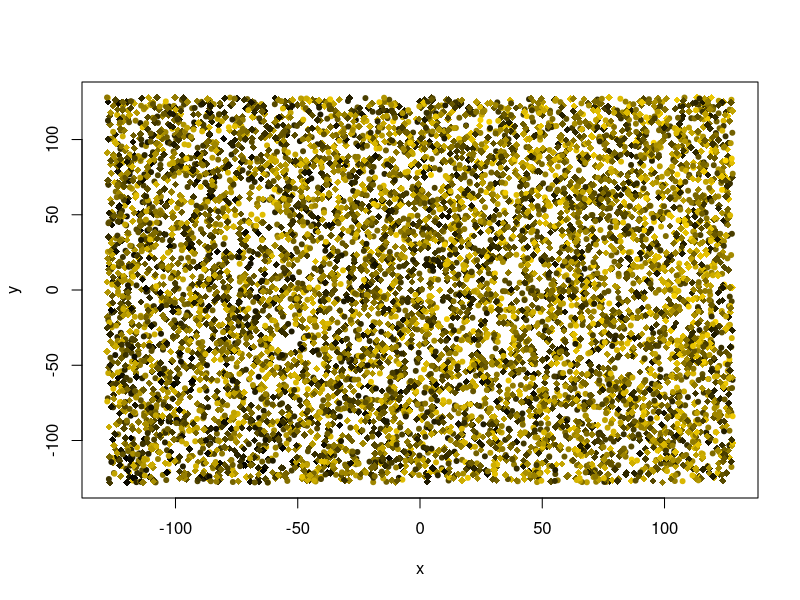
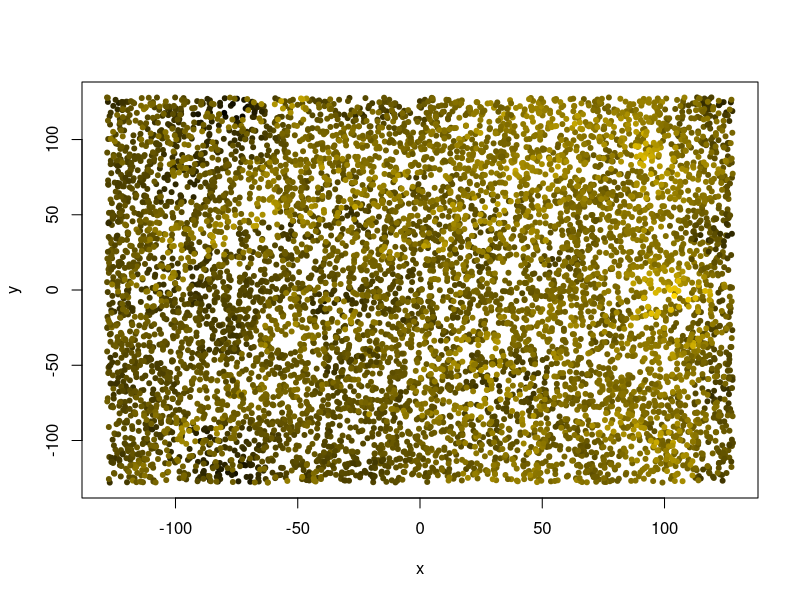
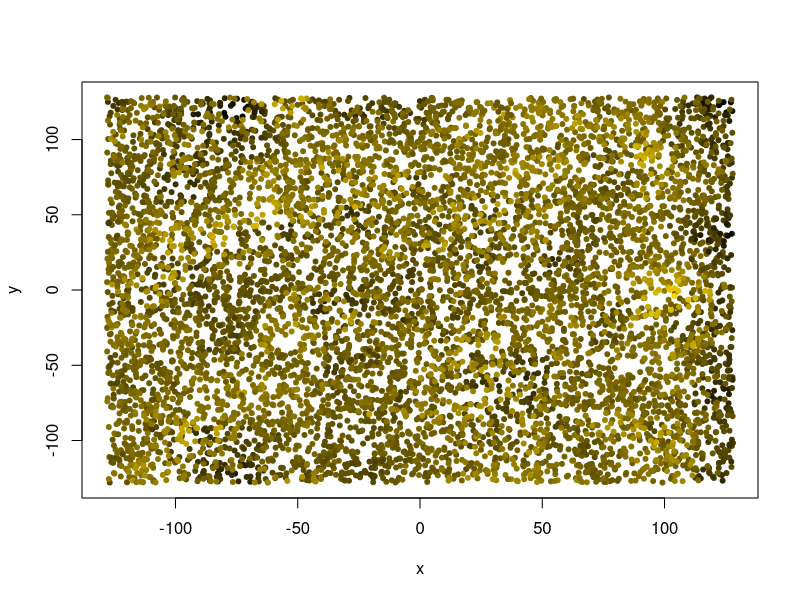

Here is the R script that generated these plots, in order: (Note: this script raises an error after producing the figures.)
## ---- chunk 1
#| eval: true
.libPaths("/data/R/library")
void <- suppressPackageStartupMessages
# library("sp") |> void()

# our beloved tidyverse components:
library("dplyr") |> void() 
library("ggplot2") |> void()  

## ---- chunk 2
n_observations <- 2^13
extent <- 128
smooth_sigma <- 16
zrange <- 2*pi

# covariate effect magnitudes
a_slope <- pi/3
b_slope <- pi/4

## ---- chunk 3
gimme_points <- function(N = 100, scale = 1.0) (runif(N)*2.0-1.0) * scale
data <- data.frame(
  x = gimme_points(n_observations, extent),
  y = gimme_points(n_observations, extent),
  z_ = gimme_points(n_observations, zrange)
)
knitr::kable(head(data, 5))
## ---- chunk 4

data$a <- 0.7 * data$x / extent + 0.3 * data$y / extent

## ---- chunk 5
data$b <- as.integer(rbinom(n = n_observations, size = 1, prob = 0.4))

data$z <- data$z_ + a_slope * data$a + b_slope * data$b

knitr::kable(head(data, 3))
## ---- chunk 6
#| label: fig-raw-data
#| fig-cap: "The raw data, unsmoothed."

# https://stackoverflow.com/a/9946970
rbpal <- colorRampPalette(c('black','gold'))
color <- rbpal(n_observations)[as.numeric(cut(data$z, breaks = n_observations))]

plot(data$x, data$y, col = color, pch = as.integer(18 + 2*data$b),
  xlab = "x", ylab = "y")
## ---- chunk 7
# compute the difference of all elements of one vector to each other
self_difference <- function (vec) outer(X = vec, Y = vec, FUN = function(X, Y)  Y-X)
wrap_difference <- function (vec) outer(X = vec, Y = vec, FUN = function(X, Y) (Y-X) %% (2*extent))

# Calculate the Euclidean distance of the x and y columns in a data frame.
Euclid <- function (data) sqrt(self_difference(data$x)^2 + self_difference(data$y)^2 )
Euclid_wrap <- function (data) sqrt(wrap_difference(data$x)^2 + wrap_difference(data$y)^2 )

# return the lower triangle of a matrix, unpacking it into a vector of unique values
lower_triangle <- function (mat) mat[lower.tri(mat)]
## ---- chunk 8

# smoothing 2D data
smooth <- function (data, sigma = NULL) {
  
  if (sigma <= 0 || is.null(sigma) || is.na(sigma)) {
    return(data$z)
  }

  dist <- Euclid_wrap(data)
  # sigma <- extent / 3
  weight <- dnorm(dist, 0, sigma) 
  weight <- weight / colSums(weight)
  # do.call("cbind", rep(list(data$z), length(data$z)))
  
  zmoothed <- weight %*% data$z
  return (zmoothed[,1])
}
## ---- chunk 9
#| label: fig-smooth-data
#| fig-cap: "The data, smoothed with a 2D Gaussian kernel. The edges are darker due to edge wrapping."

groupwise_smoothing <- function (grp) {
  sub_data <- data %>%
    filter(b == grp)
  sub_data$s <- smooth(sub_data, smooth_sigma)
  return(sub_data)
}

# "split-apply-combine" strategy
data <- bind_rows(lapply(sort(unique(data$b)),
  FUN = groupwise_smoothing
  ))
color <- rbpal(n_observations)[as.numeric(cut(data$s, breaks = n_observations))]
plot(data$x, data$y, col = color, pch = 20,
  xlab = "x", ylab = "y")

## ---- chunk 10
#| label: fig-data-detrend
#| fig-cap: "The smoothed data, again, after de-trending."

data$d <- lm(s ~ x + y, data)$residual

# another sunrise...
color <- rbpal(n_observations)[as.numeric(cut(data$d, breaks = n_observations))]
plot(data$x, data$y, col = color, pch = 20,
  xlab = "x", ylab = "y") 

## ---- chunk 11

# compute raw distance and difference
dist_diff <- data.frame(
  distance = lower_triangle(Euclid_wrap(data)),
  difference_raw = lower_triangle(self_difference(data$z)),
  difference_smooth = lower_triangle(self_difference(data$s)),
  difference = lower_triangle(self_difference(data$d))
)

# limit range, which is a major performance saver.
dist_diff <- dist_diff %>% 
  filter(distance > 0, distance < extent)


# binning, using `cut`
dist_diff$bin <- as.factor(cut(dist_diff$distance, breaks = as.integer(extent/2)))
dist_diff_binned <- dist_diff %>% 
  group_by(bin) %>%
  summarize_all(
    c("mean" = mean,
      "var" = var,
      "count" = function (vec) length(vec)
    )
  )

# semivariance is simply half the variance
dist_diff_binned$semivariance <- 0.5 * dist_diff_binned$difference_var
# head(dist_diff_binned)
## ---- chunk 12
#| eval: true
#| label: fig-difference-distance
#| fig-cap: "The difference-distance plot, visualized here as box-and-whiskers. Sorry for the ugly x-axis tick labels."

dist_diff %>% 
  ggplot(aes(x = bin, y = abs(difference))) +
  geom_boxplot(
    outlier.shape = 19, outlier.alpha = 0.01,
    notch = TRUE, notchwidth = 0.8, fill = "lightgrey"
  ) +
  theme_bw()
  #geom_jitter(width = 0.2, alpha = 0.01) +
## ---- chunk 13
#| label: fig-empirical-variogram
#| fig-cap: "The left panel shows the averaged difference-distance plot, whereas the right panel is the semivariance, plotted against the distance."

par(mfrow = c(1,2))
plot(dist_diff_binned$distance_mean, dist_diff_binned$distance_count,
   type = "o", col = "darkblue",
   xlab = "distance bin number",
   ylab = "number of pairs"
   )
plot(dist_diff_binned$distance_mean, dist_diff_binned$semivariance,
   type = "o", col = "darkgreen",
   xlab = "bin average distance",
   ylab = "semivariance"
   )

par(mfrow = c(1,1))
## ---- chunk 14

# wrap a regression function to generate residuals
# the result is the parameter to be minimized.
wrap_target_function <- function(x, y, regressor, parameters) {
  predictions <- regressor(x, parameters)
  differences <- y - predictions
  return(sqrt(mean(differences^2)))
}

# yet another trick: we can improve model fit on the closer points,
#   by giving them more weight
wrap_target_function_distanceweighted <- function(x, y, regressor, parameters) {
  predictions <- regressor(x, parameters)
  differences <- y - predictions

  # gently improving performance on proximal points:
  differences <- differences * 1/sqrt(x)

  rmse <- sqrt(mean(differences^2))
  return(rmse)
}


# this can turn regression output into a usable function.
# εὕρηκα, functional programming!
create_prediction_function <- function(regressor, results) {
  fcn <- function (x) {
    regressor(x, results$par)
  }

  return(fcn)
}

# a uniform way to print results
print_regression_results <- function(orsl, label = "") {
  par <- paste(round(orsl$par, 4), collapse = ", ")
  conv <- orsl$convergence
  eps <- orsl$value
  print(sprintf("%s regression: convergence %i at (%s), mse %.1f", label, conv, par, eps))
}

# note: the `epsilon` can be calculated manually with the formula:
#   sum((predictor_function(x) - y)^2)


# Finally, a quick histogram plot of residuals.
plot_residuals_histogram <- function (x, y, predictor_function, ...) {
  residuals <- predictor_function(x) - y
  ggplot(NULL, aes(x = residuals)) +
    geom_histogram(...) +
    theme_bw()
}


## ---- chunk 15
x <- dist_diff_binned$distance_mean
y <- dist_diff_binned$semivariance

linear_function <- function(x, parameters) {
  return(parameters[1] + parameters[2]*x)
}

optimizer_results <- optim(
  par = c(0, 0.05),
  fn = function(parameters) {
    wrap_target_function(x, y, linear_function, parameters)
  }, method = "Nelder-Mead"
)

print_regression_results(optimizer_results, label = "linear")

## ---- chunk 16
#| label: fig-linear-regression
#| fig-cap: "In principle, you can fit anything you like to the semivariance."

predictor_function <- create_prediction_function(linear_function, optimizer_results)

ggplot(NULL, aes(x = x, y = y)) +
  geom_point(size = 2.5, colour = "black", fill = "white", alpha = 0.4) +
  geom_line(aes(x = x, y = predictor_function(x))) +
  theme_minimal()

## ---- chunk 17
#| label: fig-gauss-function
#| fig-cap: "Although it is inverted, scaled, y-shifted, and centered on zero, you will certainly recognize our beloved bell-curve: the Gaussian. Note that we will only use the right half to proceed."

gauss_function <- function(x, parameters) {
  sill <- parameters[1] # height
  mu <- 0 # mean, always zero here
  sigma <- parameters[2] # standard deviation
  nugget <- parameters[3] # total height

  # the raw, unscaled gaussian kernel
  gauss <- exp(-((x-mu)^2)/(2*sigma^2))

  # the bell should point downwards:
  result <- sill - (sill - nugget) * gauss

  return(result)
}

try_x <- seq(-pi, pi, length.out = 100)
try_y <- gauss_function(try_x, parameters = c(2., 1., 0.5))

plot(try_x, try_y, type = "l", xlab = "x", ylab = "y", ylim = c(0, 2.))
abline(v = 0)

## ---- chunk 18


x <- dist_diff_binned$distance_mean
y <- dist_diff_binned$semivariance # multiplied to support optimizer

start_values <- c(zrange, smooth_sigma, 0.) 
optimizer_results <- optim(
  par = start_values,
  lower = c(0.0, 0.0, 0.0), # all positive parameters
  fn = function(parameters) {
    wrap_target_function_distanceweighted(x, y, gauss_function, parameters)
  }, 
  control = list("fnscale" = 1e-8),
  method = "L-BFGS-B" 
)

predictor_function <- create_prediction_function(
  gauss_function,
  optimizer_results
)

print_regression_results(optimizer_results, label = "Gauss")

## ---- chunk 19
#| label: fig-gauss-residuals
#| fig-cap: "Residual distribution of the Matérn model for semivariance."
plot_residuals_histogram(x, y, predictor_function,
  bins = 32, fill = "lightgray", color = "black")
## ---- chunk 20
sill <- optimizer_results$par[1]
range <- 2*optimizer_results$par[2]
nugget <- optimizer_results$par[3]
## ---- chunk 21
#| label: fig-gauss-variogram
#| fig-cap: "Variogram of the simulated data, using a Gauss model."

predx <- seq(0, extent, length.out = 2*extent + 1)

ggplot(NULL, aes(x = x, y = y)) +
  geom_vline(xintercept = range, color = "darkgrey") +
  geom_hline(yintercept = nugget, color = "darkgrey") +
  geom_hline(yintercept = sill, color = "darkgrey") +
  geom_point(size = 2.5, colour = "black", fill = "white", alpha = 0.4) +
  geom_line(aes(x = predx, y = predictor_function(predx))) +
  theme_minimal()

## ---- chunk 22

fit_variogram <- function(x, y, value, fcn, skip_detrend = FALSE, ...) {
  # the ellipsis ( , ...) will pass through optimizer parameters

  # convenience structure to match the above
  df <- data.frame(x = x, y = y, z = value)

  # de-trending, optionally disabled
  if (skip_detrend) {
    df$d <- df$z
  } else {
    df$d <- lm(z ~ x + y, df)$residual
  }

  # distance-difference
  dd <- data.frame(
      dist = lower_triangle(Euclid_wrap(df)),
      diff = lower_triangle(self_difference(df$d))
    ) %>%
    filter(dist > 0, dist < extent)

  # binning
  dd$bin <- as.factor(cut(dd$dist, breaks = as.integer(extent/2)))
  dd_binned <- dd %>% 
    group_by(bin) %>%
    summarize_all(
      c("mean" = mean,
        "var" = var
      )
    )

  # regression
  regx <- dd_binned$dist_mean
  regy <- 0.5 * dd_binned$diff_var


  optimizer_results <- optim(
    fn = function(parameters) {
      wrap_target_function_distanceweighted(regx, regy, fcn, parameters)
    },
    ...
  )

  print_regression_results(optimizer_results, label = "")

  # store everything in one list;
  # do I sense a smidgen of OOP here? No, not really.
  optimizer_results$fcn <- fcn
  optimizer_results$regx <- regx
  optimizer_results$regy <- regy

  return(optimizer_results)
}

## ---- chunk 23

matern_function <- function(d, parameters) {
  sill <- parameters[1] # related to semivariance
  sigma <- parameters[2] # related to actual range; turning point
  nugget <- parameters[3]
  nu <- parameters[4]

  z <- sqrt(2 * nu) * d / sigma
  K <- suppressWarnings(besselK(z, nu))
  matern <- (z)^nu * K / (2^(nu - 1) * gamma(nu))
  result <- sill - (sill - nugget) * matern
  
  result[is.na(result)] <- 0
  return(result)
}

## ---- chunk 24
plot_matern <- function(optimizer_results) {

  # retrieve everything 
  fcn <- optimizer_results$fcn
  regx <- optimizer_results$regx
  regy <- optimizer_results$regy

  # wrap the function with the optimized parameters
  predictor_function <- create_prediction_function(
    fcn,
    optimizer_results
  )

  # extract parameters
  sill <- optimizer_results$par[1]
  sigma <- optimizer_results$par[2]
  range <- 2*optimizer_results$par[2]
  nugget <- optimizer_results$par[3]


  # plotting
  plotx <- seq(0, extent, length.out = 2*extent + 1)
  plotx <- plotx[plotx>0]
  
  g <- ggplot(NULL, aes(x = regx, y = regy)) +
    geom_vline(xintercept = range, color = "darkgrey") +
    geom_hline(yintercept = nugget, color = "darkgrey") +
    geom_hline(yintercept = sill, color = "darkgrey") +
    geom_point(size = 2.5, colour = "black", fill = "white", alpha = 0.4) +
    geom_line(aes(x = plotx, y = predictor_function(plotx))) +
    labs(title = "Matérn regression, with range indicated (vertical line)") +
    theme_minimal()

  return(g)
}


## ---- chunk 25
#| label: fig-alldata-variogram
#| fig-cap: "Variogram of all the data, with a Matérn fit."

vg_all <- fit_variogram(
    x = data$x,
    y = data$y,
    value = data$s,
    fcn = matern_function,
    par = c(zrange, smooth_sigma, 0., 1.),
    lower = c(0.0, 0.0, 0., 0.001),
    upper = c(10, 100, 100, 100),
    control = list("fnscale" = 1e-8),
    method = "L-BFGS-B" 
  )
plot_matern(vg_all)

## ---- chunk 26
#| label: fig-subdata-variogram
#| fig-cap: "Variogram of the sub-data in the `b == 0` category."
semi_data <- data %>%
  filter(b == 0)

vg_b0 <- fit_variogram(
    x = semi_data$x,
    y = semi_data$y,
    value = semi_data$s,
    fcn = matern_function,
    par = c(zrange, smooth_sigma, 0., 1.),
    lower = c(0.0, 0.0, 0., 0.001),
    upper = c(10, 100, 100, 100),
    control = list("fnscale" = 1e-8),
    method = "L-BFGS-B" 
  )
plot_matern(vg_b0)


## ---- chunk 27
#| label: fig-subdata-variogram-b1
#| fig-cap: "Variogram of the sub-data in the `b == 1` category."
semi_data <- data %>%
  filter(b == 1)
vg_b1 <- fit_variogram(
    x = semi_data$x,
    y = semi_data$y,
    value = semi_data$s,
    fcn = matern_function,
    par = c(zrange, smooth_sigma, 0., 1.),
    lower = c(0.0, 0.0, 0., 0.001),
    upper = c(10, 100, 100, 100),
    control = list("fnscale" = 1e-8),
    method = "L-BFGS-B" 
  )
plot_matern(vg_b1)

## ---- chunk 28
#| label: fig-variogram-nodetrend
#| fig-cap: "Variogram of the data with de-trending disabled."
vg_nodetrend <- fit_variogram(
    x = data$x,
    y = data$y,
    value = data$s,
    fcn = matern_function,
    skip_detrend = TRUE,
    par = c(zrange, smooth_sigma, 0., 1.),
    lower = c(0.0, 0.0, 0., 0.001),
    upper = c(10, 100, 100, 100),
    control = list("fnscale" = 1e-8),
    method = "L-BFGS-B" 
  )
plot_matern(vg_nodetrend)

## ---- chunk 29
#| label: fig-variogram-rawdata
#| fig-cap: "Variogram of the Non-Tobleronian raw data, i.e. random data without spatial relation."

vg_nosmoothing <- fit_variogram(
    x = data$x,
    y = data$y,
    value = data$z,
    fcn = matern_function,
    skip_detrend = TRUE,
    par = c(zrange, smooth_sigma, 0., 1.),
    lower = c(0.0, 0.0, 0., 0.99),
    upper = c(100, 100, 0.01, 1.01),
    control = list("fnscale" = 1e-8),
    method = "L-BFGS-B" 
  )
plot_matern(vg_nosmoothing)
